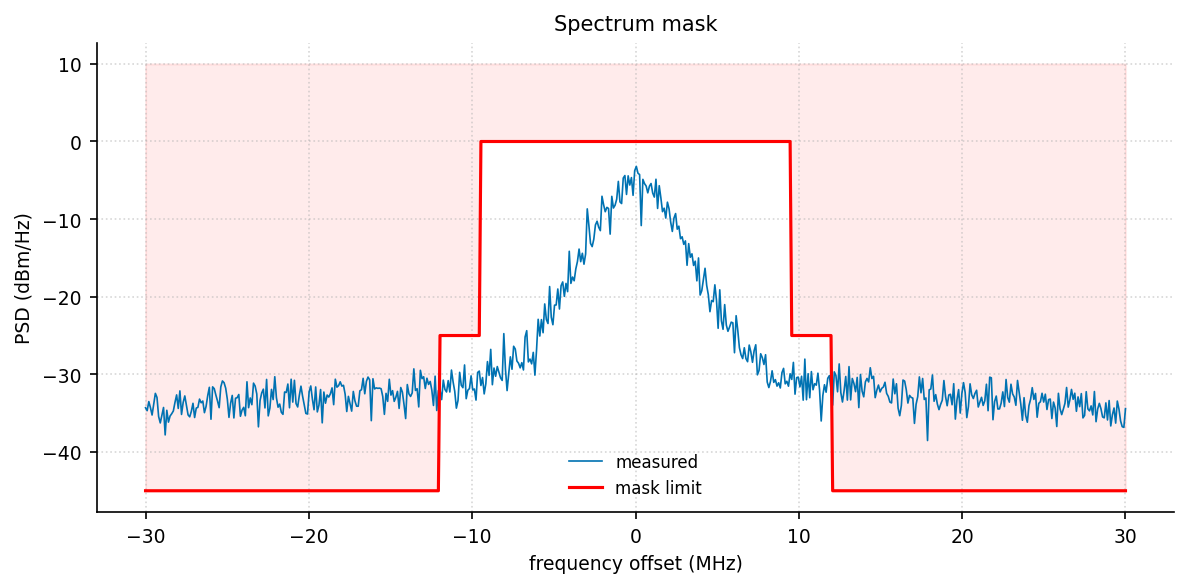

Generate this figure with Python:
"""spectrum_mask: 发射频谱模板 + 实测谱."""
import sys, os; sys.path.insert(0, os.path.join(os.path.dirname(os.path.abspath(__file__)), '..', '..', '_utils', 'python'))
import numpy as np
import matplotlib.pyplot as plt
from theme import apply_theme
from palette import cycle

def make_figure(title='Spectrum mask'):
    apply_theme(fig_size=(8, 4))
    f = np.linspace(-30, 30, 600)
    measured = -30 + 25*np.exp(-(f/5)**2) - 0.15*np.abs(f)
    measured += np.random.default_rng(0).normal(0, 1.5, len(f))
    mask = np.where(np.abs(f) < 9.5, 0,
            np.where(np.abs(f) < 12, -25, -45))
    fig, ax = plt.subplots()
    ax.plot(f, measured, color=cycle(0), linewidth=0.8, label='measured')
    ax.plot(f, mask, color='red', linewidth=1.5, label='mask limit')
    ax.fill_between(f, mask, 10, color='red', alpha=0.08)
    ax.set_xlabel('frequency offset (MHz)'); ax.set_ylabel('PSD (dBm/Hz)')
    ax.set_title(title); ax.legend()
    ax.grid(True, linestyle=':', alpha=0.5)
    fig.tight_layout()
    return fig

if __name__ == '__main__':
    fig = make_figure(); fig.savefig(__file__.replace('.py', '.png'), dpi=150)
